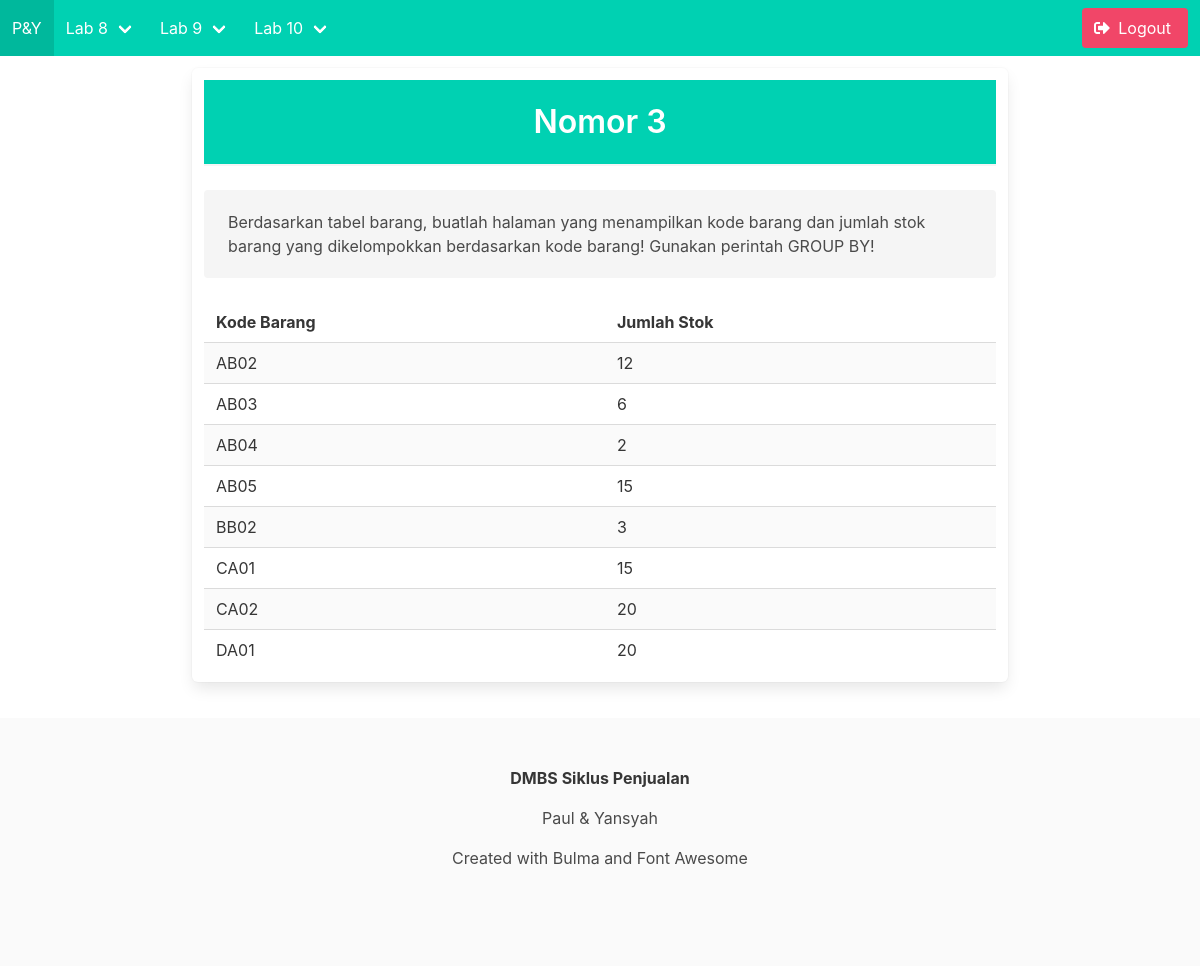
The app's page /menampilkan-no3.php with its own data.
### tables this page shows
CREATE TABLE `barang` (
  `kode_barang` varchar(5) NOT NULL,
  `nama_barang` varchar(45) DEFAULT NULL,
  `harga_barang` int(11) DEFAULT NULL,
  `jumlah_stok` varchar(45) DEFAULT NULL
);

### menampilkan-no3.php (the view)
<?php
    include 'connect.php';
    $title="Nomor 3";
    include 'head.php';
?>
<div class="columns is-centered is-fullheight">
    <div class="column is-8 box">
        <div class="has-background-primary has-text-centered">
        <br>
            <h1 class="title has-text-white"><?=$title?></h1>
        <hr>
        </div>
        <div class="notification">
            Berdasarkan tabel barang, buatlah halaman yang menampilkan kode barang dan jumlah stok barang yang dikelompokkan berdasarkan kode barang! Gunakan perintah GROUP BY!
        </div>
        <table class="table is-striped is-fullwidth">
            <tr>
                <th>Kode Barang</th>
                <th>Jumlah Stok</th>
            </tr>
            <?php
                $barangData=mysqli_query($dbconnect, " SELECT `jumlah_stok`, `kode_barang` FROM `barang` GROUP BY `kode_barang`");
                while($row=mysqli_fetch_array($barangData)){
            ?>
            <tr>
                <td><?= $row['kode_barang']?></td>
                <td><?= $row['jumlah_stok']?></td>
            </tr>
            <?php }?>
        </table>
    </div>
</div>
<?php include 'footer.php'; ?>

### records on screen
barang: kode_barang "AB02", jumlah_stok "12"
barang: kode_barang "AB03", jumlah_stok "6"
barang: kode_barang "AB04", jumlah_stok "2"
barang: kode_barang "AB05", jumlah_stok "15"
barang: kode_barang "BB02", jumlah_stok "3"
barang: kode_barang "CA01", jumlah_stok "15"
barang: kode_barang "CA02", jumlah_stok "20"
barang: kode_barang "DA01", jumlah_stok "20"

### other values on screen
$title "Nomor 3"
